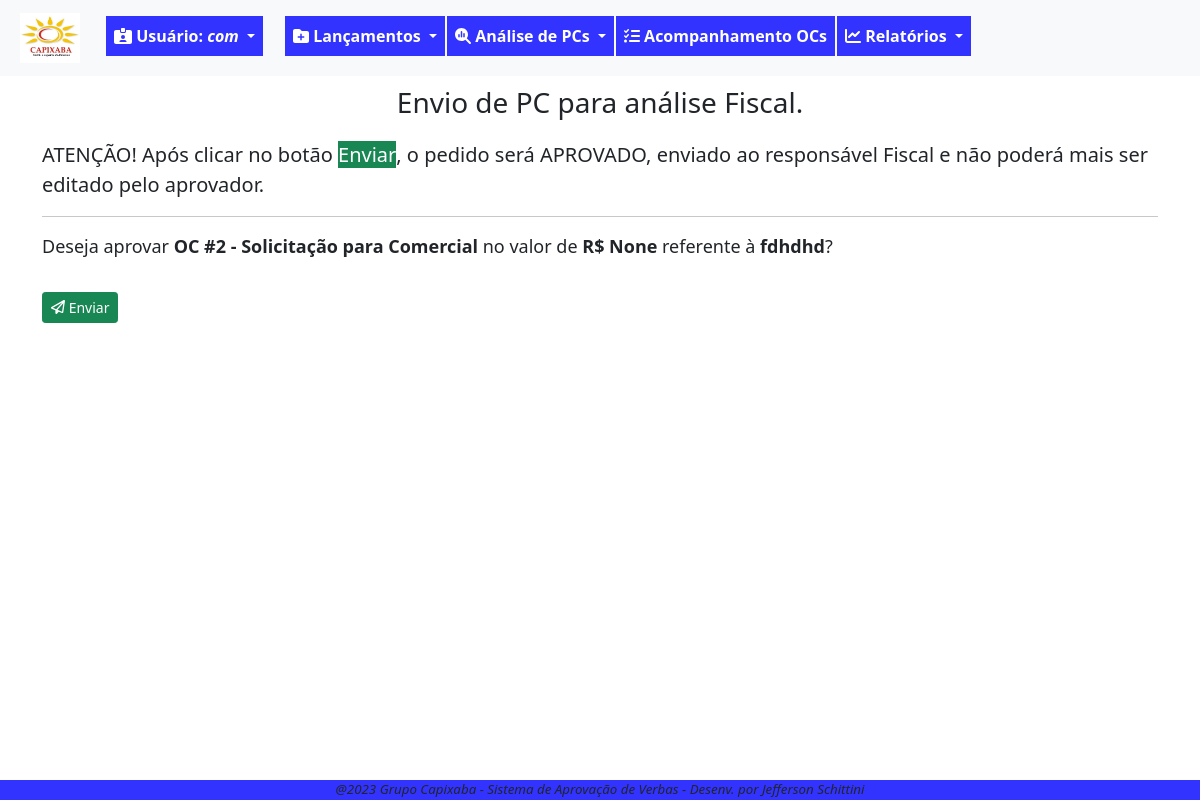
The app's page /pc/analise/aprova/enviar/2/ (signed in), older data.
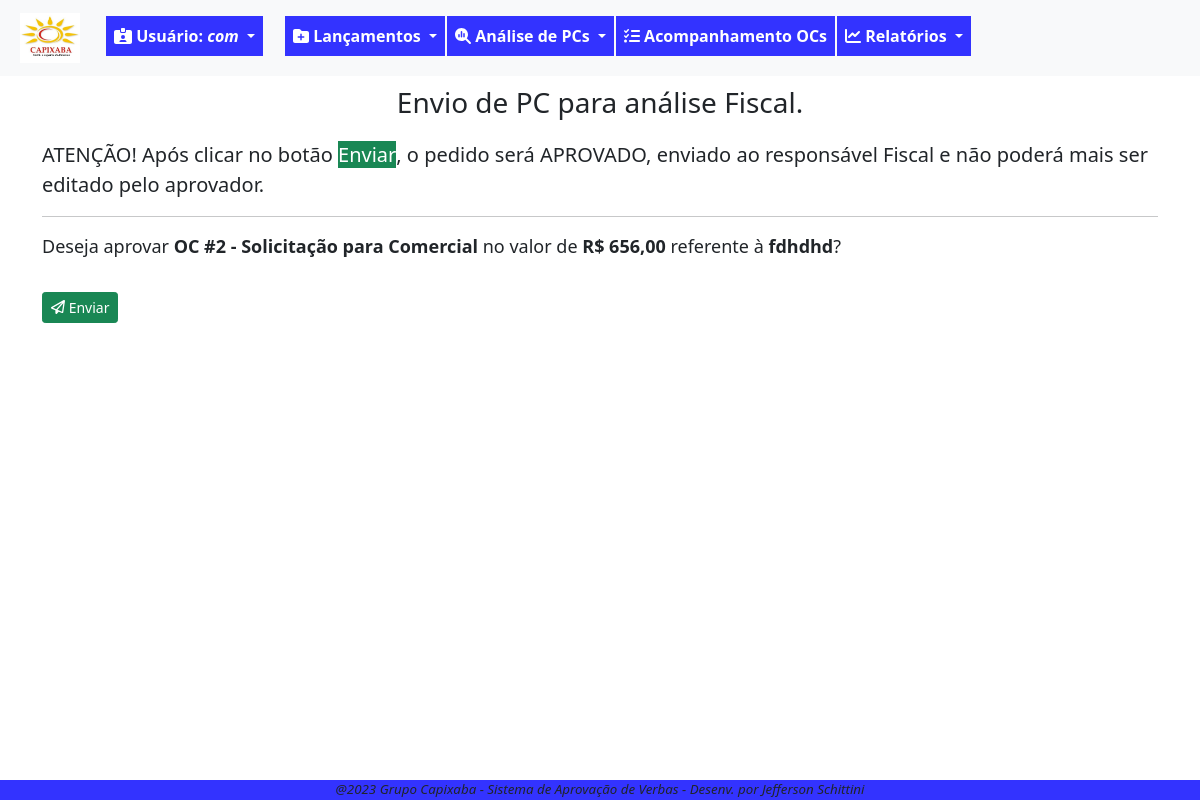
The same page, newer data.
### fluxo/models.py (models this page shows, shortened)
class PedidoCompra(models.Model):
    SOL = '1'
    APR = '2'
    FIS = '3'
    FIN = '4'
    FIM = '9'
    ETAPAS_CHOICES = [
        (SOL,'Solicitação'),
        (APR,'Aprovação'),
        (FIS,'Fiscal'),
        (FIN,'Financeiro'),
        (FIM,'Finalizada'),
    ]
    ABERTA = 'ABE'
    ANALISE = 'ANL'
    LIBERADA = 'LIB'
    NEGADA = 'NEG'
    CANCELADA = 'CAN'
    STATUS_CHOICES = [
        ('ABE','Aberta'),
        ('ANL','Análise'),
        ('LIB','Liberada'),
        ('NEG','Negada'),
        ('CAN','Cancelada'),
    ]
    data_solic = models.DateTimeField(verbose_name='Data da Solicitação', default=timezone.now)
    usuario_log = models.ForeignKey(User, on_delete=models.PROTECT, verbose_name='Usuário') #deixar este usuário, que herda do padrão django
    setor_oc = models.ForeignKey(Setor, on_delete=models.PROTECT, verbose_name='Setor')
    desc_solic = models.CharField(max_length=100, verbose_name='Descrição do pedido')
    motivo_solic = models.TextField(verbose_name='Motivo do pedido', max_length=1000, help_text='Escreva detalhes da solicitação')
    valor_solic = models.DecimalField(max_digits=9, decimal_places=2, verbose_name='Valor Solicitado')
    anexos = models.FileField(upload_to=anexar_em, blank=True, null=True)  # verificar melhor como se configura, inclusive a constante MEDDIA_ROOT
    data_aprov = models.DateTimeField(verbose_name='Aprovação Diretoria', blank=True, null=True)
    motivo_aprov = models.TextField(verbose_name='Motivo Aprovação', blank=True, max_length=1000, help_text='Escreva detalhes da devolutiva')
    valor_aprov = models.DecimalField(verbose_name='Valor Aprovado', max_digits=9, decimal_places=2, blank=True, null=True)
    data_fin = models.DateTimeField(verbose_name='Liberação Financeiro', blank=True, null=True)
    motivo_fin = models.TextField(verbose_name='Motivo Financeiro', max_length=1000, blank=True, help_text='Escreva detalhes da devolutiva')
    data_fis = models.DateTimeField(verbose_name='Liberação Fiscal', blank=True, null=True)
    motivo_fis = models.TextField(verbose_name='Motivo Fiscal', max_length=1000, blank=True, null=True, help_text='Escreva detalhes da devolutiva')
    etapa_oc = models.CharField(verbose_name='Etapa', choices=ETAPAS_CHOICES, max_length=50, default='1')
    status_oc = models.CharField(verbose_name='Status', choices=STATUS_CHOICES, max_length=50, default='ABE')
    data_fim_oc = models.DateTimeField(verbose_name='Data Encerramento', null=True, blank=True)
    def __str__(self):
        return "OC #{} - Solicitação para {}".format(self.id,self.setor_oc)
    """ atriui a uma variável o nome da classe. Isso pode ser usado em um template para identificar a
    classe que está chamando o formulário e condicionar as ações"""

class Setor(models.Model):
    setor_desc = models.CharField(verbose_name='Setor', max_length=100, unique=True)
    gestor_setor = models.ForeignKey(User, on_delete=models.PROTECT, verbose_name='Gestor', blank=True, null=True)
    def __str__(self):
        return self.setor_desc

### fluxo/views.py (the view, shortened to what this page needs)
# urls.py: path('pc/analise/aprova/enviar/<int:pk>/', PCAprova.as_view(), name='envia-aprova-pc'),
class PCAprova(GroupRequiredMixin, LoginRequiredMixin,UpdateView):
    login_url = reverse_lazy('login')
    group_required = u'Aprovador'
    model = PedidoCompra
    fields=[]
    template_name = 'fluxo/form-aprova-pc.html'
    success_url = reverse_lazy('lista-analise-pc')

### fluxo/templates/fluxo/form-aprova-pc.html (shortened to what this page needs)
{% extends 'paginas/base.html' %}
{% load static %}
{% block info_tela %}
    <h3 style="margin-top: 10px; text-align: center;">Envio de PC para análise Fiscal.</h3>
{% endblock info_tela %}
{% block conteudo %}
    <p style="margin-top: 20px;" class="lead">
        <b>ATENÇÃO!</b> Após clicar no botão <b class="btn-success">Enviar</b>,
        o pedido será APROVADO, enviado ao responsável Fiscal e
        não poderá mais ser editado pelo aprovador.
    </p>
    <hr>
    <form action="" method="post" enctype="multipart/form-data">
        <p style="font-size: large;">Deseja aprovar <strong>{{ object }}</strong>
            no valor de <b>R$ {{ object.valor_aprov }}</b>
            referente à <b>{{ object.motivo_solic }}</b>?
        </p>
        <button type="submit" class="btn btn-success mt-3 btn-sm" >
            <i class="fa-regular fa-paper-plane"></i> Enviar</button>
    </form>
{% endblock conteudo %}

Row changes from the older to the newer data that the page shows:
changed PedidoCompra "fdhdhd": valor_aprov "None" → "656,00"
